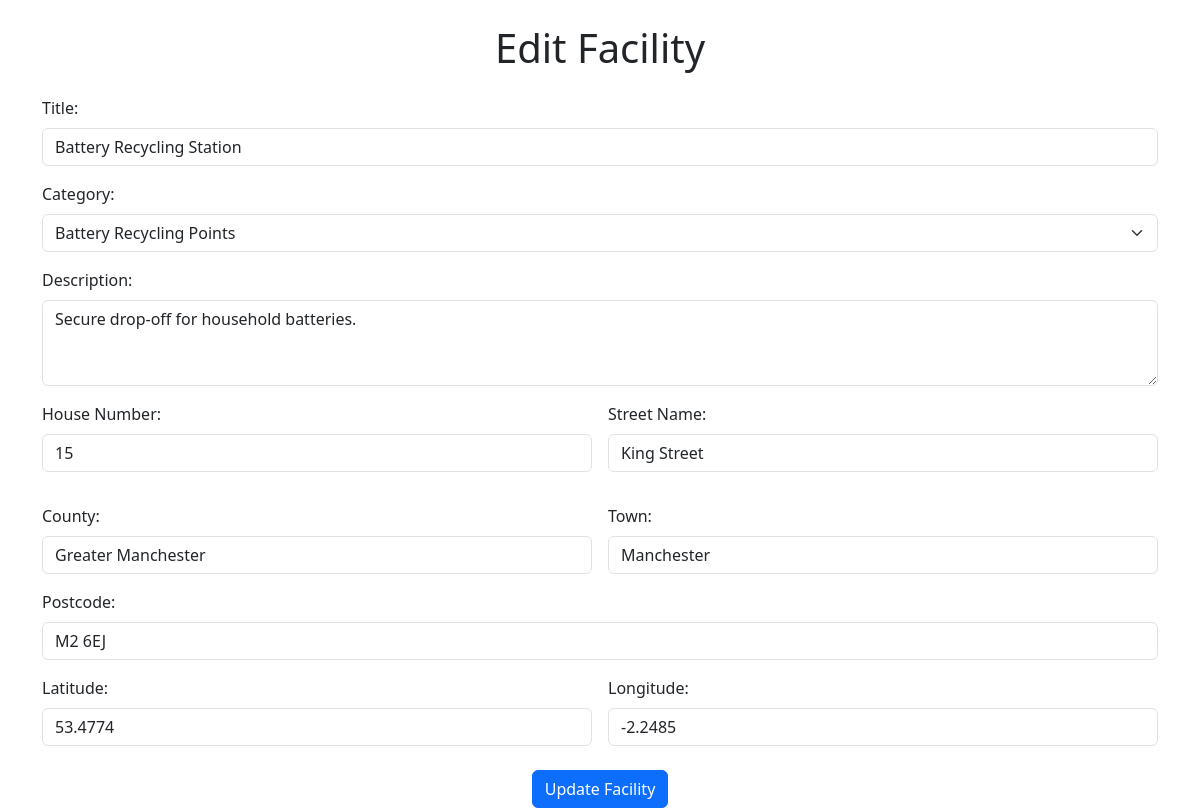
/index.php?view=edit_facility&id=14 (signed in), run on an earlier commit of the app's database.
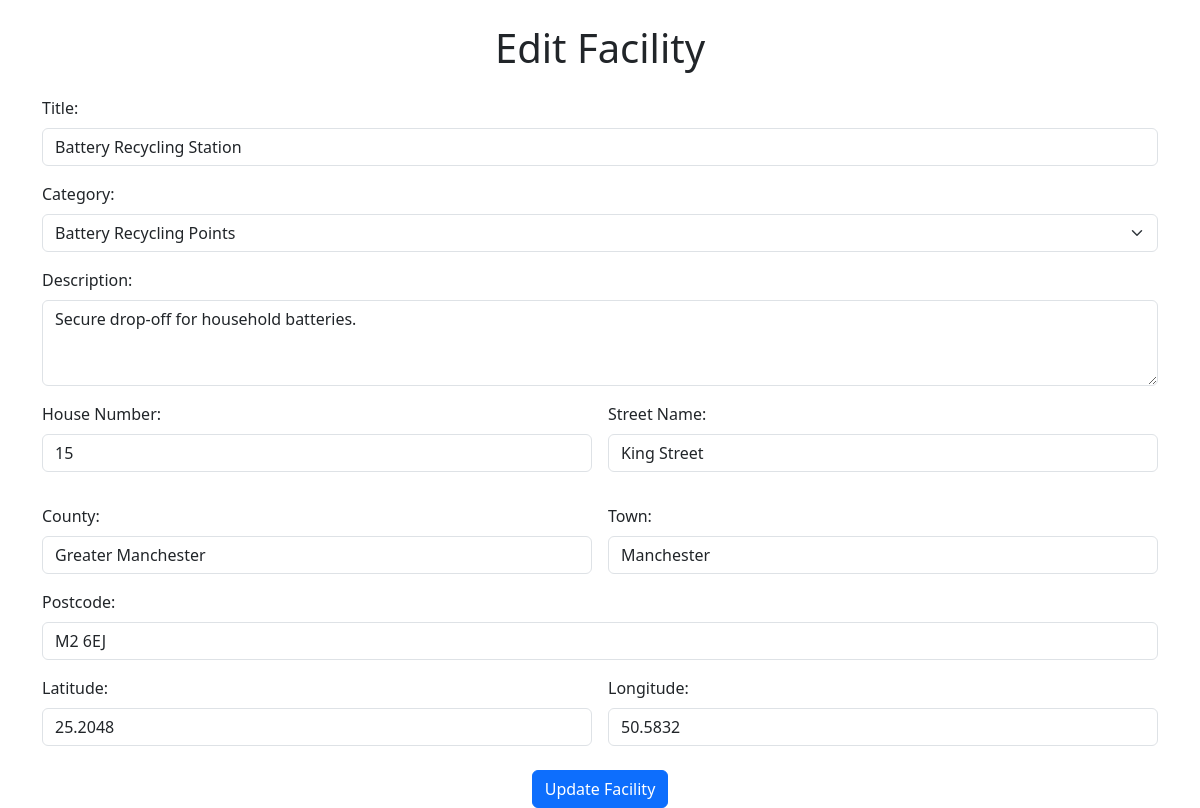
And on a later commit of the database.
### tables this page shows
CREATE TABLE ecoFacilities (
                               id INTEGER PRIMARY KEY AUTOINCREMENT NOT NULL UNIQUE,
                               title VARCHAR(50) NOT NULL,
                               category INTEGER,
                               description VARCHAR(150) NOT NULL,
                               houseNumber VARCHAR(50),
                               streetName VARCHAR(50),
                               county VARCHAR(50),
                               town VARCHAR(50),
                               postcode VARCHAR(7) NOT NULL,
                               lng FLOAT NOT NULL,
                               lat FLOAT NOT NULL,
                               contributor INTEGER,
                               FOREIGN KEY (category) REFERENCES ecoCategories(id),
                               FOREIGN KEY (contributor) REFERENCES ecoUser(id)
);

### models/Facility.php (called while the page is built, shortened)
<?php
class Facility {
    private $pdo;
    public function __construct($pdo) {
        $this->pdo = $pdo;
    }
    public function getAllCategories() {
        $stmt = $this->pdo->query("SELECT id, name FROM ecoCategories ORDER BY name ASC");
        return $stmt->fetchAll(PDO::FETCH_ASSOC);
    }
    public function getFacilityById($id) {
        $stmt = $this->pdo->prepare("
        SELECT ecoFacilities.*,
               ecoCategories.name AS category_name,
               ecoUser.username AS contributor_name
        FROM ecoFacilities
        LEFT JOIN ecoCategories ON ecoFacilities.category = ecoCategories.id
        LEFT JOIN ecoUser ON ecoFacilities.contributor = ecoUser.id
        WHERE ecoFacilities.id = :id
    ");
        $stmt->execute([':id' => $id]);
        return $stmt->fetch(PDO::FETCH_ASSOC);
    }
}

### views/manager/edit_facility.php (the view, shortened to what this page needs)
<!DOCTYPE html>
<html>
<head>
    <link href="https://cdn.jsdelivr.net/npm/bootstrap@5.3.3/dist/css/bootstrap.min.css" rel="stylesheet">
</head>
<body>
<div class="container mt-4">
    <h1 class="text-center mb-4">Edit Facility</h1>
    <form method="POST" action="index.php" class="needs-validation" novalidate>
        <div class="mb-3">
            <label for="title" class="form-label">Title:</label>
            <input type="text" class="form-control" id="title" name="title" value="<?php echo htmlspecialchars($facility['title']); ?>" required>
        </div>
        <div class="mb-3">
            <label for="category" class="form-label">Category:</label>
            <select class="form-select" id="category" name="category" required>
                <?php foreach ($categories as $category): ?>
                    <option value="<?php echo htmlspecialchars($category['id']); ?>"
                        <?php echo ($category['id'] == $facility['category']) ? 'selected' : ''; ?>>
                        <?php echo htmlspecialchars($category['name']); ?>
                    </option>
                <?php endforeach; ?>
            </select>
        </div>
        <div class="mb-3">
            <label for="description" class="form-label">Description:</label>
            <textarea class="form-control" id="description" name="description" rows="3"><?php echo htmlspecialchars($facility['description']); ?></textarea>
        </div>
        <div class="row g-3">
            <div class="col-md-6">
                <label for="houseNumber" class="form-label">House Number:</label>
                <input type="text" class="form-control" id="houseNumber" name="houseNumber" value="<?php echo htmlspecialchars($facility['houseNumber']); ?>">
            </div>
            <div class="col-md-6">
                <label for="streetName" class="form-label">Street Name:</label>
                <input type="text" class="form-control" id="streetName" name="streetName" value="<?php echo htmlspecialchars($facility['streetName']); ?>">
            </div>
        </div>
        <div class="row g-3 mt-3">
            <div class="col-md-6">
                <label for="county" class="form-label">County:</label>
                <input type="text" class="form-control" id="county" name="county" value="<?php echo htmlspecialchars($facility['county']); ?>">
            </div>
            <div class="col-md-6">
                <label for="town" class="form-label">Town:</label>
                <input type="text" class="form-control" id="town" name="town" value="<?php echo htmlspecialchars($facility['town']); ?>">
            </div>
        </div>
        <div class="mb-3 mt-3">
            <label for="postcode" class="form-label">Postcode:</label>
            <input type="text" class="form-control" id="postcode" name="postcode" value="<?php echo htmlspecialchars($facility['postcode']); ?>" required>
        </div>
        <div class="row g-3">
            <div class="col-md-6">
                <label for="latitude" class="form-label">Latitude:</label>
                <input type="number" step="any" class="form-control" id="latitude" name="latitude" value="<?php echo htmlspecialchars($facility['lat']); ?>" required>
            </div>
            <div class="col-md-6">
                <label for="longitude" class="form-label">Longitude:</label>
                <input type="number" step="any" class="form-control" id="longitude" name="longitude" value="<?php echo htmlspecialchars($facility['lng']); ?>" required>
            </div>
        </div>
        <div class="text-center mt-4">
            <button type="submit" class="btn btn-primary">Update Facility</button>
        </div>
    </form>
</div>
</body>
</html>

What changed in the data, as far as the page shows it:
changed ecofacilities "Battery Recycling Station": latitude "53.4774" → "25.2048"; longitude "-2.2485" → "50.5832"
